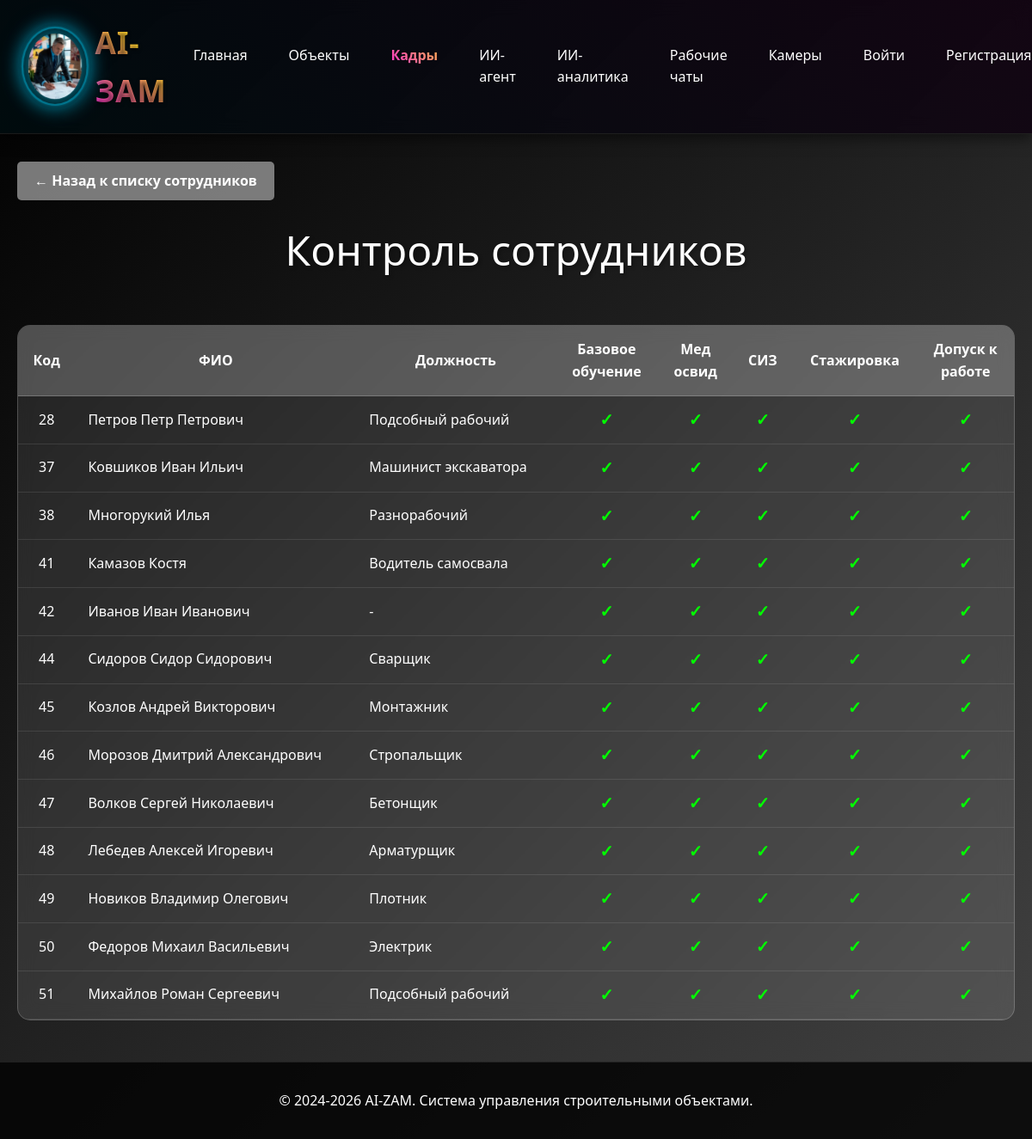
Page /sotrudniki/control/ on the earlier database version.
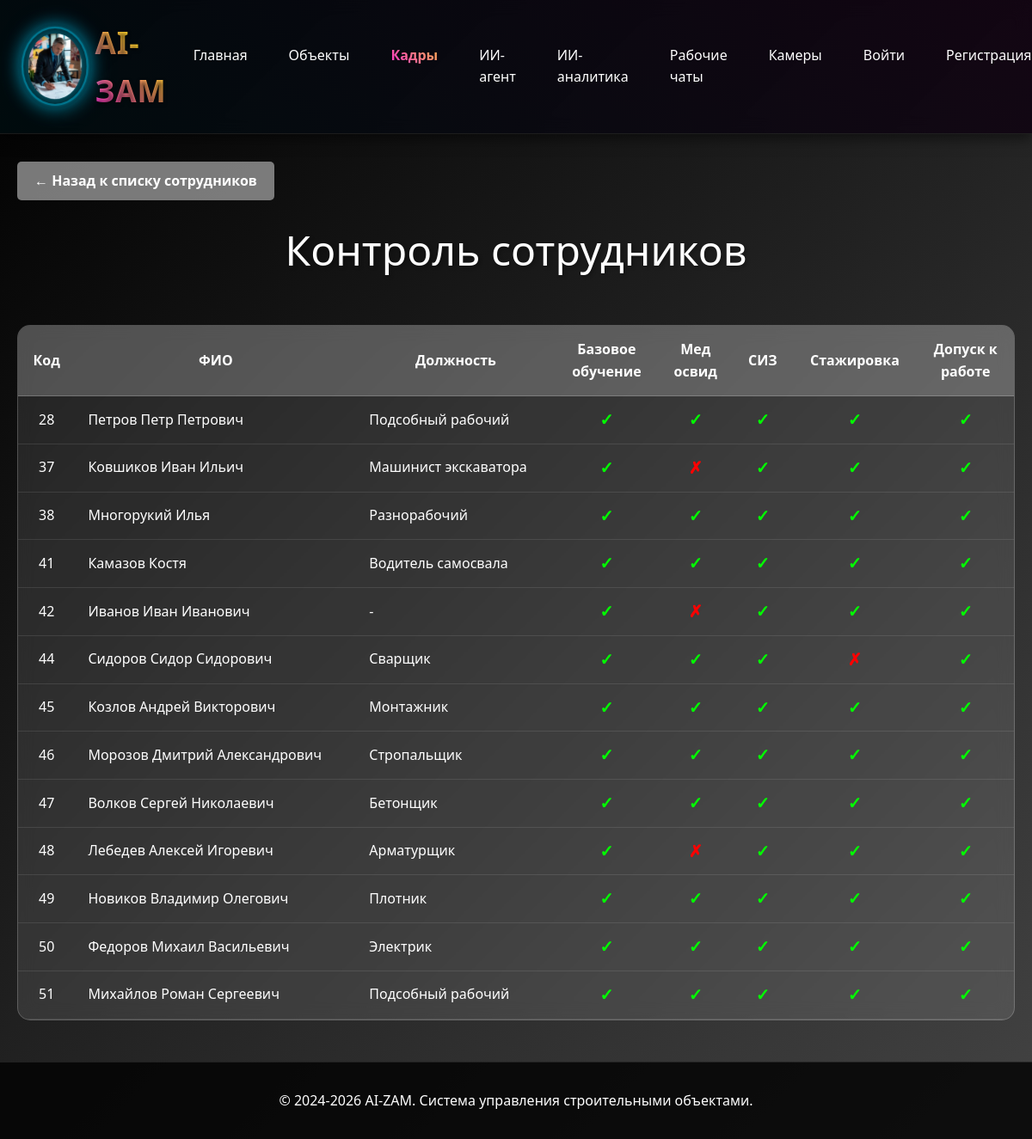
Same page on the later database version.
### sotrudniki/models.py (models this page shows, shortened)
class Sotrudnik(models.Model):
    POL_CHOICES = [
        ('мужской', 'Мужской'),
        ('женский', 'Женский'),
    ]
    organizaciya = models.ForeignKey(
        Organizaciya,
        on_delete=models.CASCADE,
        verbose_name="Организация",
        related_name="sotrudniki",
        null=True,
        blank=True
    )
    fio = models.CharField(max_length=300, verbose_name="ФИО")
    data_rozhdeniya = models.DateField(verbose_name="Дата рождения")
    pol = models.CharField(
        max_length=10,
        choices=POL_CHOICES,
        verbose_name="Пол",
        null=True,
        blank=True
    )
    razmer_odezhdy = models.CharField(
        max_length=10,
        default="50-52",
        verbose_name="Размер одежды"
    )
    razmer_obuvi = models.CharField(
        max_length=5,
        default="43",
        verbose_name="Размер обуви"
    )
    razmer_golovnogo_ubora = models.CharField(
        max_length=5,
        default="55",
        verbose_name="Размер головного убора"
    )
    specialnost = models.ForeignKey(
        Specialnost,
        on_delete=models.SET_NULL,
        null=True,
        blank=True,
        verbose_name="Специальность"
    )
    podrazdelenie = models.ForeignKey(
        Podrazdelenie,
        on_delete=models.SET_NULL,
        null=True,
        blank=True,
        verbose_name="Подразделение"
    )
    data_priema = models.DateField(verbose_name="Дата приема")
    data_nachala_raboty = models.DateField(verbose_name="Дата начала работы")
    bazovoe_obuchenie = models.BooleanField(default=True, verbose_name="Базовое обучение")
    obuchenie_na_predpriyatii = models.BooleanField(default=True, verbose_name="Обучение на предприятии")
    med_osvidetelstvovanie = models.BooleanField(default=True, verbose_name="Мед.освидетельствование")
    dopusk_k_rabote = models.BooleanField(default=True, verbose_name="Допуск к работе")
    stazhirovka = models.BooleanField(default=True, verbose_name="Стажировка")
    siz = models.BooleanField(default=True, verbose_name="СИЗ")
    class Meta:
        verbose_name = "Сотрудник"
        verbose_name_plural = "Сотрудники"

class Specialnost(models.Model):
    nazvanie = models.CharField(max_length=200, verbose_name="Название специальности")
    kategoriya = models.CharField(max_length=200, verbose_name="Категория", null=True, blank=True)
    class Meta:
        verbose_name = "Специальность"
        verbose_name_plural = "Специальности"
    def __str__(self):
        return self.nazvanie

### sotrudniki/views.py (the view)
# urls.py: path('control/', views.control_list, name='control'),
def control_list(request):
    if request.user.is_authenticated:
        sotrudniki = Sotrudnik.objects.select_related('specialnost').filter(organizaciya__is_active=True)
    else:
        from object.models import Objekt
        demo_objects = Objekt.objects.filter(demo=True, is_active=True)
        sotrudniki = Sotrudnik.objects.select_related('specialnost').filter(
            objekty_work__in=demo_objects
        ).distinct()
    context = {
        'sotrudniki': sotrudniki
    }
    return render(request, 'sotrudniki/control_list.html', context)

### sotrudniki/templates/sotrudniki/control_list.html (shortened to what this page needs)
{% extends 'base/base.html' %}
{% block content %}
<a href="/sotrudniki/?podrazdelenie=3" class="back-btn">← Назад к списку сотрудников</a>
<div class="page-title">Контроль сотрудников</div>
<div class="control-table">
    <table>
        <thead>
            <tr>
                <th>Код</th>
                <th>ФИО</th>
                <th>Должность</th>
                <th>Базовое<br>обучение</th>
                <th>Мед<br>освид</th>
                <th>СИЗ</th>
                <th>Стажировка</th>
                <th>Допуск к<br>работе</th>
            </tr>
        </thead>
        <tbody>
            {% for sotrudnik in sotrudniki %}
            <tr>
                <td>{{ sotrudnik.id }}</td>
                <td style="text-align: left;">{{ sotrudnik.fio }}</td>
                <td style="text-align: left;">{{ sotrudnik.specialnost|default:"-" }}</td>
                <td><span class="{% if sotrudnik.bazovoe_obuchenie %}status-true{% else %}status-false{% endif %}" onclick="toggleStatus(this, {{ sotrudnik.id }}, 'bazovoe_obuchenie')" style="cursor: pointer;">{% if sotrudnik.bazovoe_obuchenie %}✓{% else %}✗{% endif %}</span></td>
                <td><span class="{% if sotrudnik.med_osvidetelstvovanie %}status-true{% else %}status-false{% endif %}" onclick="toggleStatus(this, {{ sotrudnik.id }}, 'med_osvidetelstvovanie')" style="cursor: pointer;">{% if sotrudnik.med_osvidetelstvovanie %}✓{% else %}✗{% endif %}</span></td>
                <td><span class="{% if sotrudnik.siz %}status-true{% else %}status-false{% endif %}" onclick="toggleStatus(this, {{ sotrudnik.id }}, 'siz')" style="cursor: pointer;">{% if sotrudnik.siz %}✓{% else %}✗{% endif %}</span></td>
                <td><span class="{% if sotrudnik.stazhirovka %}status-true{% else %}status-false{% endif %}" onclick="toggleStatus(this, {{ sotrudnik.id }}, 'stazhirovka')" style="cursor: pointer;">{% if sotrudnik.stazhirovka %}✓{% else %}✗{% endif %}</span></td>
                <td><span class="{% if sotrudnik.dopusk_k_rabote %}status-true{% else %}status-false{% endif %}" onclick="toggleStatus(this, {{ sotrudnik.id }}, 'dopusk_k_rabote')" style="cursor: pointer;">{% if sotrudnik.dopusk_k_rabote %}✓{% else %}✗{% endif %}</span></td>
            </tr>
            {% empty %}
            <tr>
                <td colspan="8" style="text-align: center; color: rgba(255, 255, 255, 0.7);">Нет сотрудников</td>
            </tr>
            {% endfor %}
        </tbody>
    </table>
</div>
{% endblock %}

### templates/base/base.html (shortened to what this page needs)
{% load static %}
<!DOCTYPE html>
<html lang="ru">
<head>
    <link rel="stylesheet" href="{% static 'css/3d-logo.css' %}">
    <link rel="stylesheet" href="{% static 'css/logo-letter.css' %}">
</head>
<body>
    <header>
        <div class="container">
            <div class="header-content">
                <div class="logo-container">
                    <a href="/" class="logo">
                        <img src="{% static 'images/logo-ai.png' %}" alt="AI-Зам">
                        <span class="logo-text">AI-Зам</span>
                    </a>
                </div>
                <nav class="nav-links">
                    <a href="/" {% if request.resolver_match.url_name == 'home' or request.path == '/' %}class="active"{% endif %}>Главная</a>
                    <a href="/objects/" {% if '/objects/' in request.path %}class="active"{% endif %}>Объекты</a>
                    <a href="/kadry/" {% if '/kadry/' in request.path or '/sotrudniki/' in request.path %}class="active"{% endif %}>Кадры</a>
                    <a href="/ai-agent/" {% if '/ai-agent/' in request.path %}class="active"{% endif %}>ИИ-агент</a>
                    <a href="/analytics/" {% if '/analytics/' in request.path %}class="active"{% endif %}>ИИ-аналитика</a>
                    <a href="/telegram/" {% if '/telegram/' in request.path %}class="active"{% endif %}>Рабочие чаты</a>
                    <a href="/cameras/" {% if '/cameras/' in request.path %}class="active"{% endif %}>Камеры</a>
                    {% if user.is_authenticated %}
                        <div class="user-menu">
                            <a href="/objects/profile/" class="user-profile">
                                {% if user.userprofile.photo %}
                                    <img src="{{ user.userprofile.photo.url }}" alt="Профиль" class="user-avatar">
                                {% else %}
                                    <div class="user-avatar" style="background: linear-gradient(135deg, #00d4ff, #ff00ff); display: flex; align-items: center; justify-content: center; color: white; font-weight: bold;">{{ user.username|first|upper }}</div>
                                {% endif %}
                                <span class="user-name">{{ user.username }}</span>
                            </a>
                            <div class="logout-btn">
                                <a href="/objects/logout/">Выйти</a>
                            </div>
                        </div>
                    {% else %}
                        <a href="/objects/login/">Войти</a>
                        <a href="/objects/register/">Регистрация</a>
                    {% endif %}
                </nav>
            </div>
        </div>
    </header>
    <main class="container">
        {% block content %}{% endblock %}
    </main>
    <footer>
        <div class="container">
            <p>&copy; 2024-2026 AI-ZAM. Система управления строительными объектами.</p>
        </div>
    </footer>
</body>
</html>

### static/css/3d-logo.css (style rules this page uses)
.logo { position: relative; font-size: 2.2rem !important; font-weight: 900 !important; letter-spacing: 1px; text-transform: uppercase; text-decoration: none; display: flex; align-items: center; gap: 0.5rem; transform-style: preserve-3d; perspective: 500px; }
.logo-text { position: relative; display: inline-block; }
.logo-text::before { content: attr(data-text); position: absolute; top: 0; left: 0; z-index: -1; color: rgba(255, 0, 255, 0.2); transform: translateZ(-5px) translateY(5px) translateX(5px); filter: blur(5px); }
.logo-text::after { content: attr(data-text); position: absolute; top: 0; left: 0; z-index: -2; color: rgba(0, 212, 255, 0.1); transform: translateZ(-10px) translateY(10px) translateX(10px); filter: blur(10px); }
.logo img { height: 80px; width: auto; filter: drop-shadow(0 0 10px rgba(0, 212, 255, 0.7)); transform: translateZ(30px); border-radius: 50%; background: rgba(0, 0, 0, 0.2); padding: 5px; box-shadow: 0 0 0 2px rgba(0, 212, 255, 0.3), 0 0 0 5px rgba(0, 0, 0, 0.1), 0 0 20px rgba(0, 212, 255, 0.5); }
.logo-container { position: relative; display: flex; align-items: center; transform-style: preserve-3d; perspective: 1000px; padding: 5px 15px; border-radius: 10px; transition: all 0.3s ease; }

Differences in the rows shown:
changed Sotrudnik "Ковшиков Иван Ильич": no longer shows "✓"
changed Sotrudnik "Иванов Иван Иванович": no longer shows "✓"
changed Sotrudnik "Сидоров Сидор Сидорович": no longer shows "✓"
changed Sotrudnik "Лебедев Алексей Игоревич": no longer shows "✓"
